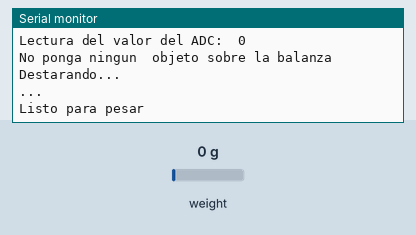
Recording of a sketch running on a simulated Arduino Uno, built with avr-gcc and run on an emulated ATmega328P. On the bench: the last lines printed to the serial monitor. The inputs (shaded band) are chosen by the test bench; at power-on: weight on the scale 0 g.

Above: at 4.3 s.
4.4 s: weight on the scale set to 100 g
At 6.8 s:
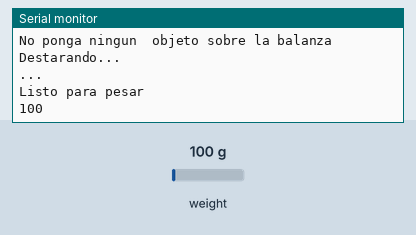
7.7 s: weight on the scale set to 1250 g
At 10.5 s:
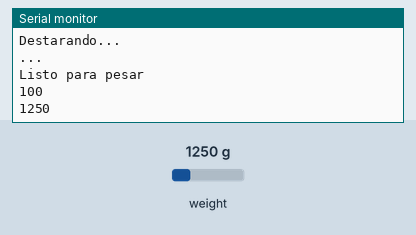

Measured:
- after the input at 4.4 s, the serial monitor: prints a new line after 1.7 s (image 1)
- after the input at 7.7 s, the serial monitor: prints a new line after 1.6 s (image 2)

The sketch:

Celda_Carga.ino
```cpp
#include "HX711.h"

const int DOUT=A1;
const int CLK=A0;

HX711 balanza;

void setup() {
  Serial.begin(9600);
  balanza.begin(DOUT, CLK);
  Serial.print("Lectura del valor del ADC:  ");
  Serial.println(balanza.read());
  Serial.println("No ponga ningun  objeto sobre la balanza");
  Serial.println("Destarando...");
  Serial.println("...");
  balanza.set_scale(385.8);
  balanza.tare(30);

  Serial.println("Listo para pesar");
}

void loop() {
  Serial.println(int(balanza.get_units(30)));
  delay(200);
}
```
